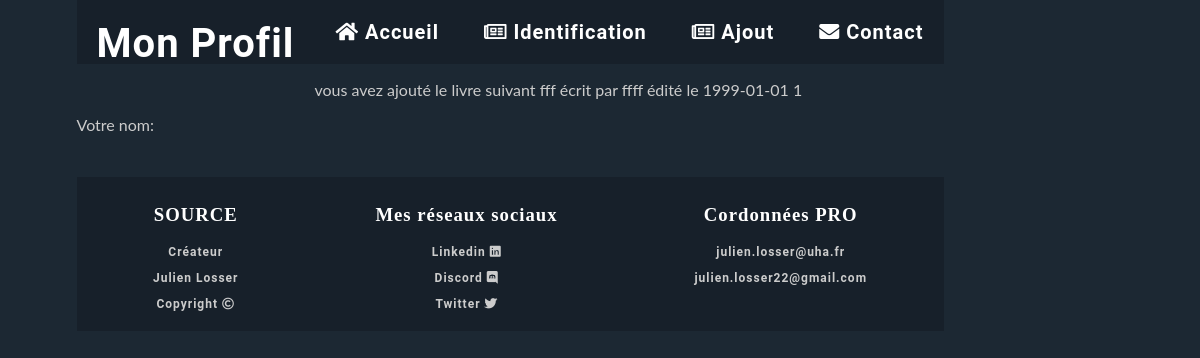
The page /myfirstapp/affiche/1/ on the database its author committed.
### myfirstapp/models.py (models this page shows, shortened)
class Livre(models.Model): #déclare la classe Livre héritant de la classe Model, classe de base des modèles
    titre = models.CharField(max_length=100) # défini un champs de type texte de 100 caractères maximum
    auteur = models.CharField(max_length=100)
    date_parution = models.DateField(blank=True, null=True) # champs de type date,pouvant être null ou ne pas être rempli
    nombre_pages = models.IntegerField(blank=False) # champs de type entier devant être obligatoirement rempli
    resume = models.TextField(max_length=1500, null = True, blank = True) # champs de type text long
    def __str__(self):
        chaine = f"{self.titre} écrit par {self.auteur} édité le {self.date_parution}"
        return chaine

### myfirstapp/views.py (the view)
def affiche(request, id):
    livre = models.Livre.objects.get(pk=id) # méthode pour récupérer les données dans la base avec un id donnée
    return render(request,"myfirstapp/affiche.html/", {"livre": livre})

### myfirstapp/templates/myfirstapp/affiche.html (shortened to what this page needs)
{% extends 'myfirstapp/main.html' %}
 {% block content %}
    <p> vous avez ajouté le livre suivant {{livre}} {{livre.id}} </p>
     <p> Votre nom: {{Nom}} {{Nom.id}} </p>
{% endblock %}

### myfirstapp/static/myfirstapp/index.css (style rules this page uses)
html,body { margin: 0; padding: 0; width: 85%; font-family: "Lato"; }
.fond { background-color: #1C2833; background-size: cover; width: 85%; margin: auto; padding: auto; color: #ccc; }

### rows shown on the page
Livre: titre+auteur+date_parution "fff écrit par ffff édité le 1999-01-01", id "1"
